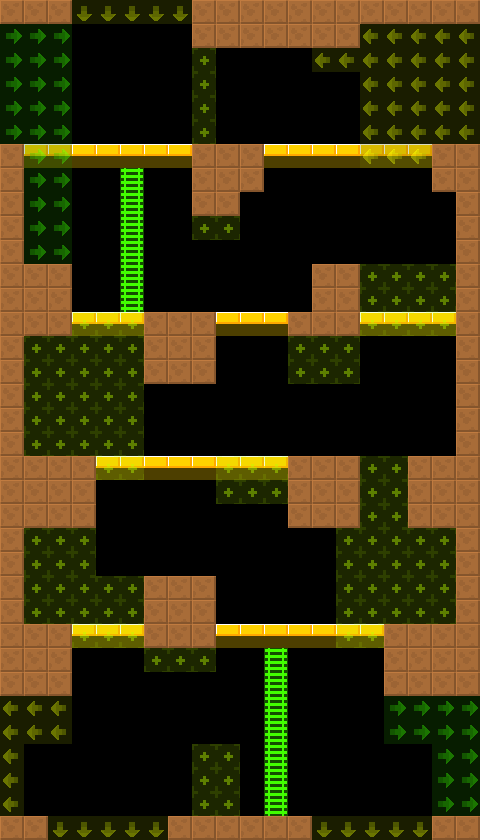

A 2D game scene composited from a Tiled map and its tileset images. What follows is a short description and the map's XML, with each tile layer's data collapsed to a summary:
An orthogonal 20x35 tile map with 24x24 px tiles, 2 tile layers (col, lnk), 2 tilesets.

<map version="1.4" tiledversion="1.4.2" orientation="orthogonal" renderorder="right-down" width="20" height="35" tilewidth="24" tileheight="24" infinite="0" nextlayerid="4" nextobjectid="8">
 <tileset firstgid="6" source="../../lnk.tsx" />
 <tileset firstgid="1" source="../../col.tsx" />
 <layer id="1" name="col" width="20" height="35">
  <data>[700 cells, 213 non-empty, 3 distinct tile ids]</data>
 </layer>
 <layer id="2" name="lnk" width="20" height="35" opacity="0.5">
  <data>[700 cells, 209 non-empty, 4 distinct tile ids]</data>
 </layer>
 <objectgroup id="3" name="markers" opacity="0.5">
 </objectgroup>
</map>
